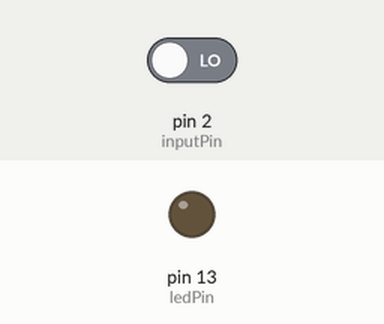
Simulated run of this sketch. Board: Arduino Uno, built with avr-gcc and run on an emulated ATmega328P. Parts: output pins drawn as LEDs (lit = HIGH). Inputs (shaded band) come from the test bench; at power-on: pin 2 (inputPin) LOW.

Above: at 1.2 s.
1.3 s: pin 2 (inputPin) driven HIGH
At 2.5 s:
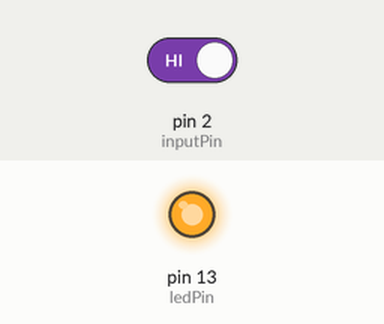
2.8 s: pin 2 (inputPin) driven LOW
At 3.6 s:
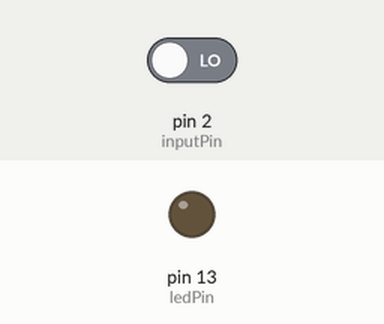
Timing chart, 0 to 5.8 s (numbered marks = the images above; inputs shaded):
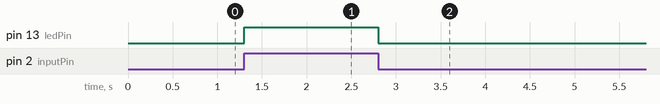

Measured:
- after the input at 1.3 s, pin 13 (ledPin): LOW → HIGH at once
- after the input at 2.8 s, pin 13 (ledPin): HIGH → LOW at once

The sketch:

buttons.ino
```cpp
const int ledPin = 13;
const int inputPin = 2;

void setup() {
  // put your setup code here, to run once:
  pinMode(ledPin, OUTPUT);
  pinMode(inputPin, INPUT);
}

void loop() {
  // put your main code here, to run repeatedly:
  digitalWrite(ledPin, digitalRead(inputPin));
}
```
